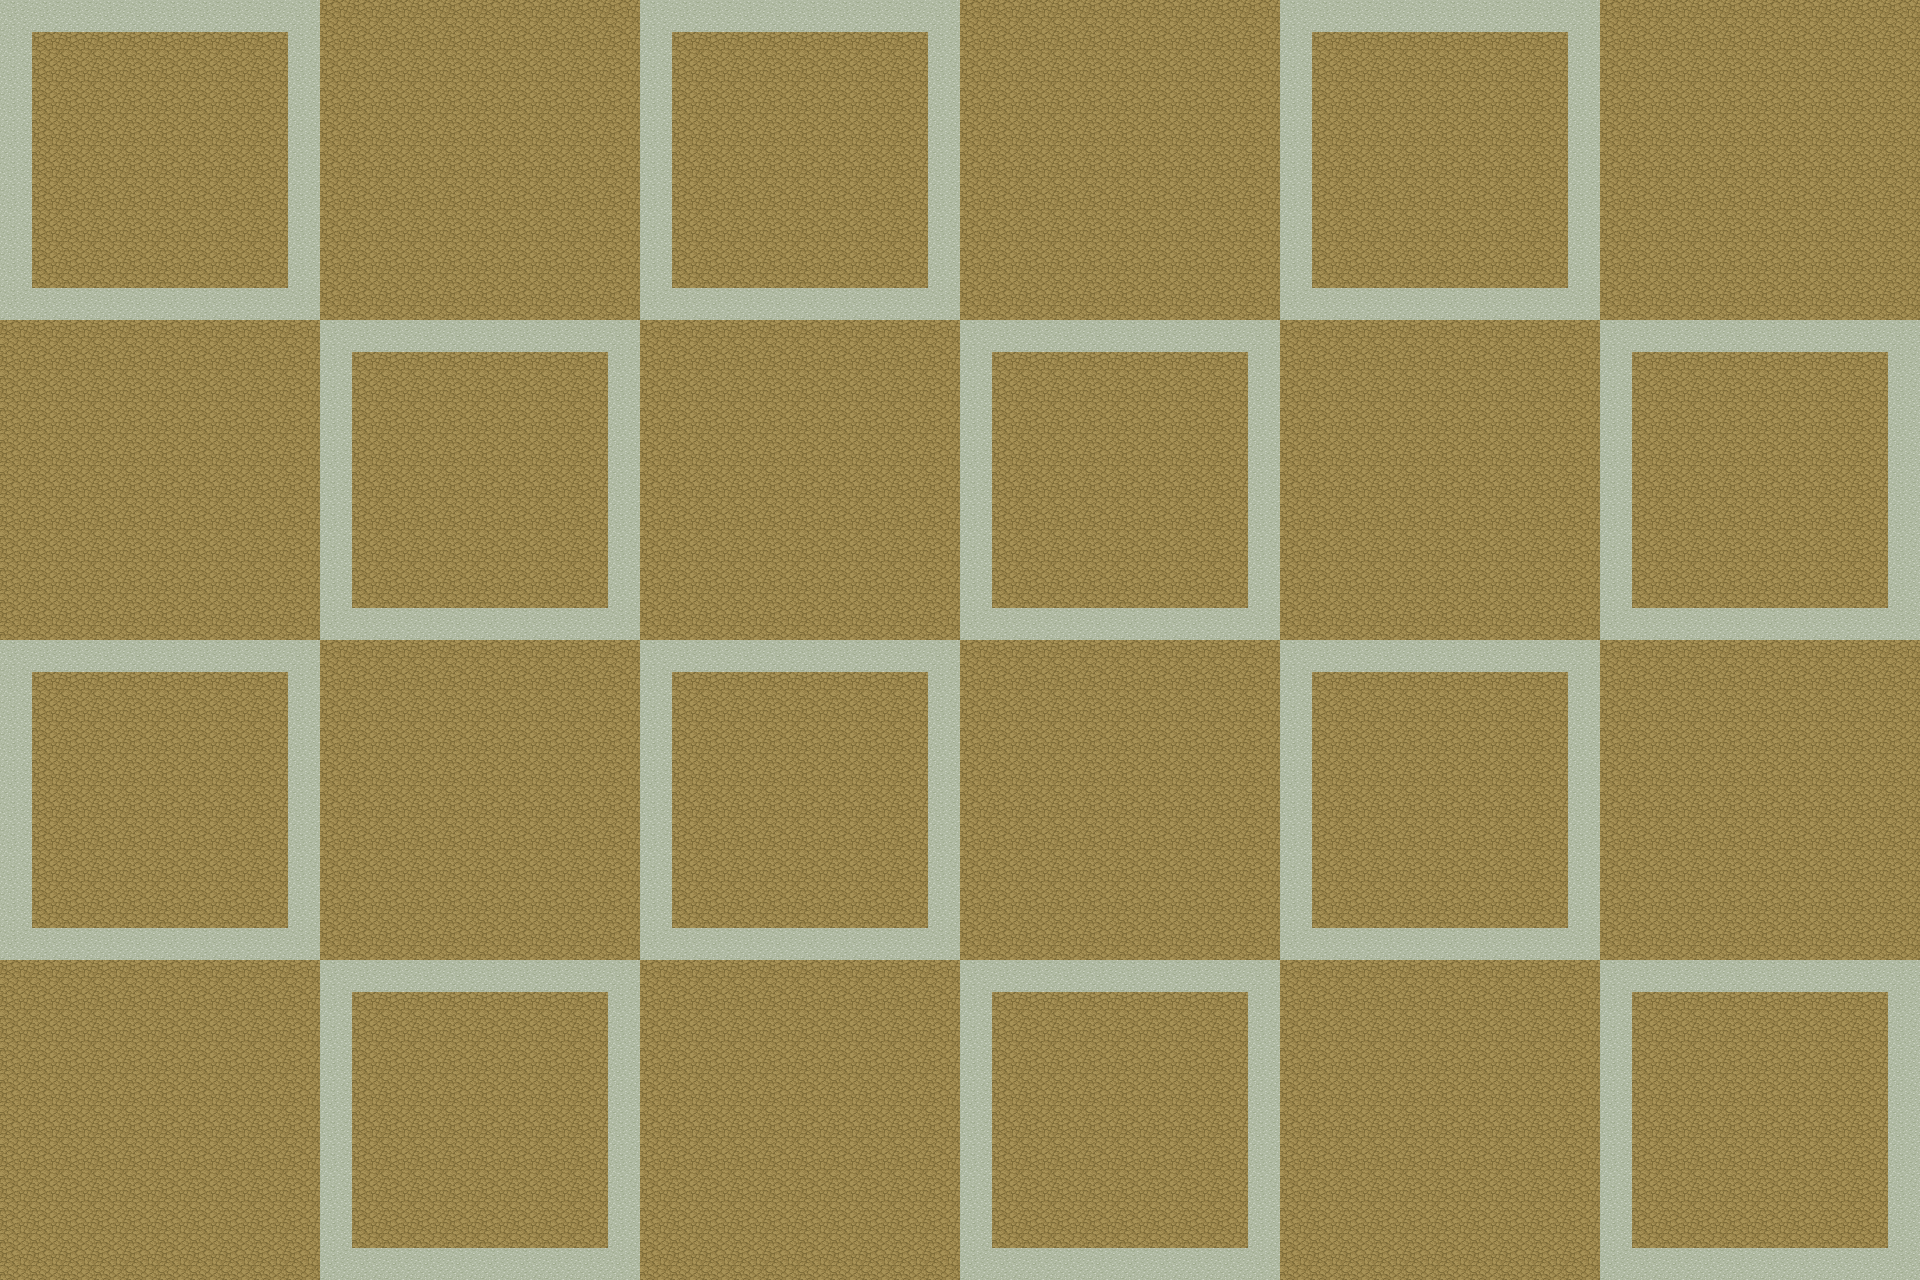

This game map was drawn from its Tiled (.tmx) file and the tilesets committed beside it. A one-line description and the full map source follow:
An orthogonal 60x40 tile map with 32x32 px tiles, 1 tile layer (Ground) and 10 objects (8x Guy, 2x Node).

<map version="1.10" tiledversion="1.11.2" orientation="orthogonal" renderorder="right-down" width="60" height="40" tilewidth="32" tileheight="32" infinite="0" nextlayerid="3" nextobjectid="12">
 <tileset firstgid="1" source="[Base]BaseChip_pipo.tsx" />
 <layer id="1" name="Ground" width="60" height="40">
  <data encoding="csv">
8,8,8,8,8,8,8,8,8,8,6,6,6,6,6,6,6,6,6,6,8,8,8,8,8,8,8,8,8,8,6,6,6,6,6,6,6,6,6,6,8,8,8,8,8,8,8,8,8,8,6,6,6,6,6,6,6,6,6,6,
8,6,6,6,6,6,6,6,6,8,6,6,6,6,6,6,6,6,6,6,8,6,6,6,6,6,6,6,6,8,6,6,6,6,6,6,6,6,6,6,8,6,6,6,6,6,6,6,6,8,6,6,6,6,6,6,6,6,6,6,
8,6,6,6,6,6,6,6,6,8,6,6,6,6,6,6,6,6,6,6,8,6,6,6,6,6,6,6,6,8,6,6,6,6,6,6,6,6,6,6,8,6,6,6,6,6,6,6,6,8,6,6,6,6,6,6,6,6,6,6,
8,6,6,6,6,6,6,6,6,8,6,6,6,6,6,6,6,6,6,6,8,6,6,6,6,6,6,6,6,8,6,6,6,6,6,6,6,6,6,6,8,6,6,6,6,6,6,6,6,8,6,6,6,6,6,6,6,6,6,6,
8,6,6,6,6,6,6,6,6,8,6,6,6,6,6,6,6,6,6,6,8,6,6,6,6,6,6,6,6,8,6,6,6,6,6,6,6,6,6,6,8,6,6,6,6,6,6,6,6,8,6,6,6,6,6,6,6,6,6,6,
8,6,6,6,6,6,6,6,6,8,6,6,6,6,6,6,6,6,6,6,8,6,6,6,6,6,6,6,6,8,6,6,6,6,6,6,6,6,6,6,8,6,6,6,6,6,6,6,6,8,6,6,6,6,6,6,6,6,6,6,
8,6,6,6,6,6,6,6,6,8,6,6,6,6,6,6,6,6,6,6,8,6,6,6,6,6,6,6,6,8,6,6,6,6,6,6,6,6,6,6,8,6,6,6,6,6,6,6,6,8,6,6,6,6,6,6,6,6,6,6,
8,6,6,6,6,6,6,6,6,8,6,6,6,6,6,6,6,6,6,6,8,6,6,6,6,6,6,6,6,8,6,6,6,6,6,6,6,6,6,6,8,6,6,6,6,6,6,6,6,8,6,6,6,6,6,6,6,6,6,6,
8,6,6,6,6,6,6,6,6,8,6,6,6,6,6,6,6,6,6,6,8,6,6,6,6,6,6,6,6,8,6,6,6,6,6,6,6,6,6,6,8,6,6,6,6,6,6,6,6,8,6,6,6,6,6,6,6,6,6,6,
8,8,8,8,8,8,8,8,8,8,6,6,6,6,6,6,6,6,6,6,8,8,8,8,8,8,8,8,8,8,6,6,6,6,6,6,6,6,6,6,8,8,8,8,8,8,8,8,8,8,6,6,6,6,6,6,6,6,6,6,
6,6,6,6,6,6,6,6,6,6,8,8,8,8,8,8,8,8,8,8,6,6,6,6,6,6,6,6,6,6,8,8,8,8,8,8,8,8,8,8,6,6,6,6,6,6,6,6,6,6,8,8,8,8,8,8,8,8,8,8,
6,6,6,6,6,6,6,6,6,6,8,6,6,6,6,6,6,6,6,8,6,6,6,6,6,6,6,6,6,6,8,6,6,6,6,6,6,6,6,8,6,6,6,6,6,6,6,6,6,6,8,6,6,6,6,6,6,6,6,8,
6,6,6,6,6,6,6,6,6,6,8,6,6,6,6,6,6,6,6,8,6,6,6,6,6,6,6,6,6,6,8,6,6,6,6,6,6,6,6,8,6,6,6,6,6,6,6,6,6,6,8,6,6,6,6,6,6,6,6,8,
6,6,6,6,6,6,6,6,6,6,8,6,6,6,6,6,6,6,6,8,6,6,6,6,6,6,6,6,6,6,8,6,6,6,6,6,6,6,6,8,6,6,6,6,6,6,6,6,6,6,8,6,6,6,6,6,6,6,6,8,
6,6,6,6,6,6,6,6,6,6,8,6,6,6,6,6,6,6,6,8,6,6,6,6,6,6,6,6,6,6,8,6,6,6,6,6,6,6,6,8,6,6,6,6,6,6,6,6,6,6,8,6,6,6,6,6,6,6,6,8,
6,6,6,6,6,6,6,6,6,6,8,6,6,6,6,6,6,6,6,8,6,6,6,6,6,6,6,6,6,6,8,6,6,6,6,6,6,6,6,8,6,6,6,6,6,6,6,6,6,6,8,6,6,6,6,6,6,6,6,8,
6,6,6,6,6,6,6,6,6,6,8,6,6,6,6,6,6,6,6,8,6,6,6,6,6,6,6,6,6,6,8,6,6,6,6,6,6,6,6,8,6,6,6,6,6,6,6,6,6,6,8,6,6,6,6,6,6,6,6,8,
6,6,6,6,6,6,6,6,6,6,8,6,6,6,6,6,6,6,6,8,6,6,6,6,6,6,6,6,6,6,8,6,6,6,6,6,6,6,6,8,6,6,6,6,6,6,6,6,6,6,8,6,6,6,6,6,6,6,6,8,
6,6,6,6,6,6,6,6,6,6,8,6,6,6,6,6,6,6,6,8,6,6,6,6,6,6,6,6,6,6,8,6,6,6,6,6,6,6,6,8,6,6,6,6,6,6,6,6,6,6,8,6,6,6,6,6,6,6,6,8,
6,6,6,6,6,6,6,6,6,6,8,8,8,8,8,8,8,8,8,8,6,6,6,6,6,6,6,6,6,6,8,8,8,8,8,8,8,8,8,8,6,6,6,6,6,6,6,6,6,6,8,8,8,8,8,8,8,8,8,8,
8,8,8,8,8,8,8,8,8,8,6,6,6,6,6,6,6,6,6,6,8,8,8,8,8,8,8,8,8,8,6,6,6,6,6,6,6,6,6,6,8,8,8,8,8,8,8,8,8,8,6,6,6,6,6,6,6,6,6,6,
8,6,6,6,6,6,6,6,6,8,6,6,6,6,6,6,6,6,6,6,8,6,6,6,6,6,6,6,6,8,6,6,6,6,6,6,6,6,6,6,8,6,6,6,6,6,6,6,6,8,6,6,6,6,6,6,6,6,6,6,
8,6,6,6,6,6,6,6,6,8,6,6,6,6,6,6,6,6,6,6,8,6,6,6,6,6,6,6,6,8,6,6,6,6,6,6,6,6,6,6,8,6,6,6,6,6,6,6,6,8,6,6,6,6,6,6,6,6,6,6,
8,6,6,6,6,6,6,6,6,8,6,6,6,6,6,6,6,6,6,6,8,6,6,6,6,6,6,6,6,8,6,6,6,6,6,6,6,6,6,6,8,6,6,6,6,6,6,6,6,8,6,6,6,6,6,6,6,6,6,6,
8,6,6,6,6,6,6,6,6,8,6,6,6,6,6,6,6,6,6,6,8,6,6,6,6,6,6,6,6,8,6,6,6,6,6,6,6,6,6,6,8,6,6,6,6,6,6,6,6,8,6,6,6,6,6,6,6,6,6,6,
8,6,6,6,6,6,6,6,6,8,6,6,6,6,6,6,6,6,6,6,8,6,6,6,6,6,6,6,6,8,6,6,6,6,6,6,6,6,6,6,8,6,6,6,6,6,6,6,6,8,6,6,6,6,6,6,6,6,6,6,
8,6,6,6,6,6,6,6,6,8,6,6,6,6,6,6,6,6,6,6,8,6,6,6,6,6,6,6,6,8,6,6,6,6,6,6,6,6,6,6,8,6,6,6,6,6,6,6,6,8,6,6,6,6,6,6,6,6,6,6,
8,6,6,6,6,6,6,6,6,8,6,6,6,6,6,6,6,6,6,6,8,6,6,6,6,6,6,6,6,8,6,6,6,6,6,6,6,6,6,6,8,6,6,6,6,6,6,6,6,8,6,6,6,6,6,6,6,6,6,6,
8,6,6,6,6,6,6,6,6,8,6,6,6,6,6,6,6,6,6,6,8,6,6,6,6,6,6,6,6,8,6,6,6,6,6,6,6,6,6,6,8,6,6,6,6,6,6,6,6,8,6,6,6,6,6,6,6,6,6,6,
8,8,8,8,8,8,8,8,8,8,6,6,6,6,6,6,6,6,6,6,8,8,8,8,8,8,8,8,8,8,6,6,6,6,6,6,6,6,6,6,8,8,8,8,8,8,8,8,8,8,6,6,6,6,6,6,6,6,6,6,
6,6,6,6,6,6,6,6,6,6,8,8,8,8,8,8,8,8,8,8,6,6,6,6,6,6,6,6,6,6,8,8,8,8,8,8,8,8,8,8,6,6,6,6,6,6,6,6,6,6,8,8,8,8,8,8,8,8,8,8,
6,6,6,6,6,6,6,6,6,6,8,6,6,6,6,6,6,6,6,8,6,6,6,6,6,6,6,6,6,6,8,6,6,6,6,6,6,6,6,8,6,6,6,6,6,6,6,6,6,6,8,6,6,6,6,6,6,6,6,8,
6,6,6,6,6,6,6,6,6,6,8,6,6,6,6,6,6,6,6,8,6,6,6,6,6,6,6,6,6,6,8,6,6,6,6,6,6,6,6,8,6,6,6,6,6,6,6,6,6,6,8,6,6,6,6,6,6,6,6,8,
6,6,6,6,6,6,6,6,6,6,8,6,6,6,6,6,6,6,6,8,6,6,6,6,6,6,6,6,6,6,8,6,6,6,6,6,6,6,6,8,6,6,6,6,6,6,6,6,6,6,8,6,6,6,6,6,6,6,6,8,
6,6,6,6,6,6,6,6,6,6,8,6,6,6,6,6,6,6,6,8,6,6,6,6,6,6,6,6,6,6,8,6,6,6,6,6,6,6,6,8,6,6,6,6,6,6,6,6,6,6,8,6,6,6,6,6,6,6,6,8,
6,6,6,6,6,6,6,6,6,6,8,6,6,6,6,6,6,6,6,8,6,6,6,6,6,6,6,6,6,6,8,6,6,6,6,6,6,6,6,8,6,6,6,6,6,6,6,6,6,6,8,6,6,6,6,6,6,6,6,8,
6,6,6,6,6,6,6,6,6,6,8,6,6,6,6,6,6,6,6,8,6,6,6,6,6,6,6,6,6,6,8,6,6,6,6,6,6,6,6,8,6,6,6,6,6,6,6,6,6,6,8,6,6,6,6,6,6,6,6,8,
6,6,6,6,6,6,6,6,6,6,8,6,6,6,6,6,6,6,6,8,6,6,6,6,6,6,6,6,6,6,8,6,6,6,6,6,6,6,6,8,6,6,6,6,6,6,6,6,6,6,8,6,6,6,6,6,6,6,6,8,
6,6,6,6,6,6,6,6,6,6,8,6,6,6,6,6,6,6,6,8,6,6,6,6,6,6,6,6,6,6,8,6,6,6,6,6,6,6,6,8,6,6,6,6,6,6,6,6,6,6,8,6,6,6,6,6,6,6,6,8,
6,6,6,6,6,6,6,6,6,6,8,8,8,8,8,8,8,8,8,8,6,6,6,6,6,6,6,6,6,6,8,8,8,8,8,8,8,8,8,8,6,6,6,6,6,6,6,6,6,6,8,8,8,8,8,8,8,8,8,8
</data>
 </layer>
 <objectgroup id="2" name="Entities">
  <object id="2" name="slow" type="Guy" gid="1029" x="994.954" y="381.143" width="32" height="32" />
  <object id="3" name="mid" type="Guy" gid="1029" x="1216.76" y="383.867" width="32" height="32" />
  <object id="4" type="Guy" gid="1029" x="992.774" y="605.678" width="32" height="32" />
  <object id="5" name="moot" type="Guy" gid="1029" x="1213.49" y="608.948" width="32" height="32" />
  <object id="6" name="vfast" type="Guy" gid="1029" x="672" y="384" width="32" height="32" />
  <object id="7" name="vslow" type="Guy" gid="1029" x="896" y="384" width="32" height="32" />
  <object id="8" name="mid" type="Guy" gid="1029" x="672" y="608" width="32" height="32" />
  <object id="9" name="fast" type="Guy" gid="1029" x="896" y="608" width="32" height="32" />
  <object id="10" name="ORE" type="Node" gid="944" x="800" y="480" width="32" height="32">
   <properties>
    <property name="amount" type="float" value="7" />
    <property name="amountMax" type="float" value="8" />
   </properties>
  </object>
  <object id="11" name="herb" type="Node" gid="878" x="1056" y="480" width="32" height="32" />
 </objectgroup>
</map>
